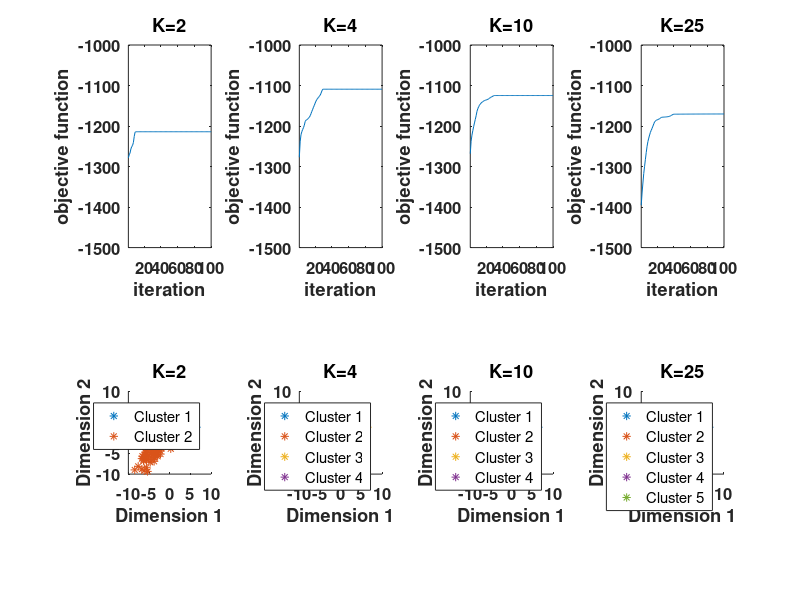

Recreate this plot in MATLAB.
%%%%%%%%%%%%%%%%%%%%%%%%%%%%%%%%%%%%%%%%%%%%%%%%%%%%%%
% Variational Inference for Gaussian Mixture Model
% Jie Yang 2015
%
% Note: All parameters named by My_** are
%       parameters to be iterated/optimized
%%%%%%%%%%%%%%%%%%%%%%%%%%%%%%%%%%%%%%%%%%%%%%%%%%%%%%

function GMM_VI()

load('data.mat')

n_obs=size(X,2);
n_dim=size(X,1);

n_iter=100;
K=[2 4 10 25];

c=10;
a0=n_dim;

X_mean=mean(X,2);
X_cov=cov(X');

n_rng=2;
figure;
for i_K=1:length(K)
    
    My_phi = zeros(n_obs,K(i_K),n_iter+1);
    My_n = zeros(K(i_K),n_iter+1);
    My_mu = zeros(n_dim,K(i_K),n_iter+1);
    My_covA = zeros(n_dim,n_dim,K(i_K),n_iter+1);
    My_alpha = zeros(K(i_K),n_iter+1);
    My_a = zeros(K(i_K),n_iter+1);
    My_B = zeros(n_dim,n_dim,K(i_K),n_iter+1);
    My_t1 = zeros(K(i_K),n_iter+1);
    My_t2 = zeros(n_obs,K(i_K),n_iter+1);
    My_t3 = zeros(K(i_K),n_iter+1);
    My_t4 = zeros(K(i_K),n_iter+1);
    
    P_x=zeros(n_iter+1,1);
    P_c=zeros(n_iter+1,1);
    P_pi=zeros(n_iter+1,1);
    P_lambda=zeros(n_iter+1,1);
    P_mu=zeros(n_iter+1,1);
    P_pos=zeros(n_iter+1,1);
    Q=zeros(n_iter+1,1);
    PQ=zeros(n_iter+1,1);
    
    %-------------------------------------
    % initialize My_parameters in some way
    %-------------------------------------
    
    rng(n_rng); 
    rand_mean=round(abs(max(max(X)))/2);
    My_mu(:,:,1)=X_mean*ones(1,K(i_K))+rand_mean*(rand(n_dim,K(i_K))-0.5);
    for ii_K=1:K(i_K)
        My_covA(:,:,ii_K,1)=X_cov;
    end;
    My_alpha(:,1)=ones(K(i_K),1);
    My_a(:,1)=a0*ones(K(i_K),1);
    for ii_K=1:K(i_K)
        My_B(:,:,ii_K,1)=n_dim/10*X_cov;
    end;
    
    for i_iter=2:n_iter+1
        
        %-------------------------------------
        % iteration of My_parameters
        %-------------------------------------
        
        % My_phi
        for ii_K=1:K(i_K)
            My_t1(ii_K,i_iter)=sum(psi((1-(1:n_dim)+My_a(ii_K,i_iter-1))/2))...
                -2*sum(log(diag(chol(My_B(:,:,ii_K,i_iter-1)))));
            My_t2(:,ii_K,i_iter)=diag((X-My_mu(:,ii_K,i_iter-1)*ones(1,n_obs))'...
                *(My_a(ii_K,i_iter-1)*inv(My_B(:,:,ii_K,i_iter-1)))*(X-My_mu(:,ii_K,i_iter-1)*ones(1,n_obs)));
            My_t3(ii_K,i_iter)=trace(My_a(ii_K,i_iter-1)*inv(My_B(:,:,ii_K,i_iter-1))...
                *My_covA(:,:,ii_K,i_iter-1));
            My_t4(ii_K,i_iter)=psi(My_alpha(ii_K,i_iter-1))-psi(sum(My_alpha(:,i_iter-1)));
            My_phi(:,ii_K,i_iter)=exp(0.5*My_t1(ii_K,i_iter)...
                -0.5*My_t2(:,ii_K,i_iter)-0.5*My_t3(ii_K,i_iter)+My_t4(ii_K,i_iter));
        end;
        My_phi(:,:,i_iter)=My_phi(:,:,i_iter)./(sum(My_phi(:,:,i_iter),2)*ones(1,K(i_K)));
        
        % My_n
        My_n(:,i_iter)=squeeze(sum(My_phi(:,:,i_iter)));
        
        % My_covA
        for ii_K=1:K(i_K)
            My_covA(:,:,ii_K,i_iter)=inv(1/c*eye(n_dim)+My_n(ii_K,i_iter)*...
                My_a(ii_K,i_iter-1)*inv(My_B(:,:,ii_K,i_iter-1)));
        end;
        
        % My_mu
        for ii_K=1:K(i_K)
            My_mu(:,ii_K,i_iter)=My_covA(:,:,ii_K,i_iter)*(My_a(ii_K,i_iter-1)*...
                inv(My_B(:,:,ii_K,i_iter-1))*sum(ones(n_dim,1)*My_phi(:,ii_K,i_iter)'.*X,2));
        end;
        
        % My_alpha
        My_alpha(:,i_iter)=My_alpha(:,1)+My_n(:,i_iter);
        
        % My_a
        My_a(:,i_iter)=My_a(:,1)+My_n(:,i_iter);
        
        % My_B
        for ii_K=1:K(i_K)
            My_B(:,:,ii_K,i_iter)=((X-My_mu(:,ii_K,i_iter)*ones(1,n_obs)).*(ones(n_dim,1)*...
                sqrt(My_phi(:,ii_K,i_iter))'))*((X'-ones(n_obs,1)*My_mu(:,ii_K,i_iter)').*...
                (sqrt(My_phi(:,ii_K,i_iter))*ones(1,n_dim)))...
                +sum(My_phi(:,ii_K,i_iter))*My_covA(:,:,ii_K,i_iter)+My_B(:,:,ii_K,1);
        end;
        
        %-------------------------------------
        % objective function (log)
        %-------------------------------------
        
        % log P(x|c,mu,lambda)
        P_x_temp1=zeros(n_obs,1);
        P_x_temp2=zeros(K(i_K),1);
        Det_B=zeros(K(i_K),1);
        for ii_K=1:K(i_K)
            Det_B(ii_K)=2*sum(log(diag(chol(My_B(:,:,ii_K,i_iter)))));
            P_x_temp1=P_x_temp1-...
                0.5*My_phi(:,ii_K,i_iter).*...
                (diag((X'-ones(n_obs,1)*My_mu(:,ii_K,i_iter)')*(My_a(ii_K,i_iter)*...
                inv(My_B(:,:,ii_K,i_iter)))*(X-My_mu(:,ii_K,i_iter)*ones(1,n_obs)))+...
                trace((My_a(ii_K,i_iter)*inv(My_B(:,:,ii_K,i_iter)))*My_covA(:,:,ii_K,i_iter)));
            P_x_temp2 (ii_K)=0.5*sum(My_n(ii_K,i_iter)*(n_dim*(n_dim-1)/4*log(pi)+n_dim*log(2)...
                +sum(psi(My_a(ii_K,i_iter)/2+(1-(1:n_dim))/2))-Det_B(ii_K)));
        end;
        P_x(i_iter)=-n_dim/2*n_obs*log(2*pi)+sum(P_x_temp1)+sum(P_x_temp2);
        
        % log P(c|pi)
        P_c_temp=zeros(n_obs,1);
        for ii_K=1:K(i_K)
            P_c_temp=P_c_temp+My_phi(:,ii_K,i_iter)*...
                (psi(My_alpha(ii_K,i_iter))-psi(sum(My_alpha(:,i_iter))));
        end;
        P_c(i_iter)=sum(P_c_temp);
        
        % log P(pi)
        P_pi(i_iter)=gammaln(sum(My_alpha(:,i_iter)))-sum(gammaln(My_alpha(:,i_iter)))+...
            sum((My_alpha(:,i_iter)-1).*(psi(My_alpha(:,i_iter))-psi(sum(My_alpha(:,i_iter)))));
        
        % log P(mu)
        P_mu_temp=zeros(K(i_K),1);
        for ii_K=1:K(i_K)
            P_mu_temp(ii_K)=sum(diag(My_covA(:,:,ii_K,i_iter)...
                +My_mu(:,ii_K,i_iter)*My_mu(:,ii_K,i_iter)'));
        end;
        P_mu(i_iter)=-K(i_K)*(log(2*pi)+0.5*log(c))-1/2/c*sum(P_mu_temp);
        
        % log P(lambda)
        psi_d=zeros(K(i_K),1);
        tr_B=zeros(K(i_K),1);
        for ii_K=1:K(i_K)
            psi_d(ii_K)=n_dim*(n_dim-1)/4*log(pi)+sum(psi(My_a(ii_K,i_iter)/2+(1-(1:n_dim))/2));
            tr_B(ii_K)=sum(trace(n_dim/10*X_cov*My_a(ii_K,i_iter)*inv(My_B(:,:,ii_K,i_iter))));
        end;
        gamma_d0=n_dim*(n_dim-1)/4*log(pi)+sum(gammaln(a0/2+(1-(1:n_dim))/2));
        P_lambda(i_iter)=(a0-n_dim-1)/2*sum(psi_d+n_dim*log(2)-Det_B)-0.5*sum(tr_B)-...
            a0/2*(n_dim*log(2)+2*sum(log(diag(chol(n_dim/10*X_cov)))))*K(i_K)-gamma_d0*K(i_K);
        
        % log P_pos
        P_pos(i_iter)=P_x(i_iter)+P_c(i_iter)+P_pi(i_iter)+P_mu(i_iter)+P_lambda(i_iter);
        
        % log q
        Gamma_d=zeros(K(i_K),1);
        for ii_K=1:K(i_K)
            Gamma_d(ii_K)=n_dim*(n_dim-1)/4*log(pi)+...
                sum(gammaln(My_a(ii_K,i_iter)/2+(1-(1:n_dim))/2));
            Q(i_iter)=Q(i_iter)-(n_dim+1)/2*Det_B(ii_K)+n_dim*(n_dim+1)/2*log(2)...
                +Gamma_d(ii_K)-(My_a(ii_K,i_iter)-n_dim-1)/2*psi_d(ii_K)+My_a(ii_K,i_iter)*n_dim/2;
        end;
        Det_A=zeros(K(i_K),1);
        for ii_K=1:K(i_K)
            Det_A(ii_K)=2*sum(log(diag(chol(My_covA(:,:,ii_K,i_iter)))));
            Q(i_iter)=Q(i_iter)+n_dim/2*(1+log(2*pi))+0.5*Det_A(ii_K);
        end;
        Q(i_iter)=Q(i_iter)+sum(-sum(My_phi(:,:,i_iter).*log(My_phi(:,:,i_iter)),2));
        Q(i_iter)=Q(i_iter)-gammaln(sum(My_alpha(:,i_iter)))+sum(gammaln(My_alpha(:,i_iter)))+...
            (sum(My_alpha(:,i_iter))-K(i_K))*psi(sum(My_alpha(:,i_iter)))...
            -sum((My_alpha(:,i_iter)-1).*psi(My_alpha(:,i_iter)));
        
        % pq
        PQ(i_iter)=P_pos(i_iter)+Q(i_iter);
        
    end;
    
    %-------------------------------------
    % Plot
    %-------------------------------------
    
    subplot(2,4,i_K)
    plot(1:n_iter,PQ(2:end))
    xlim([1 n_iter]);
    ylim([-1500 -1000]);
    xlabel('iteration')
    ylabel('objective function')
    title(['K=',num2str(K(i_K))]);
    set(gca,'FontSize',12,'FontWeight','b');
    
    subplot(2,4,i_K+4)
    [~,My_phi_M] = max(My_phi(:,:,n_iter),[],2);
    lk=1;
    for ii_K = 1:K(i_K)
        hold on;
        if ~isempty(find(My_phi_M==ii_K))
            scatter(X(1,find(My_phi_M==ii_K)),X(2,find(My_phi_M==ii_K)),'*')
            lgd{lk}=['Cluster ' num2str(lk)];
            lk=lk+1;
        end
    end;
    xlabel('Dimension 1')
    ylabel('Dimension 2')
    title(['K=',num2str(K(i_K))]);
    legend(lgd')
    set(gca,'FontSize',12,'FontWeight','b');
    axis square
end